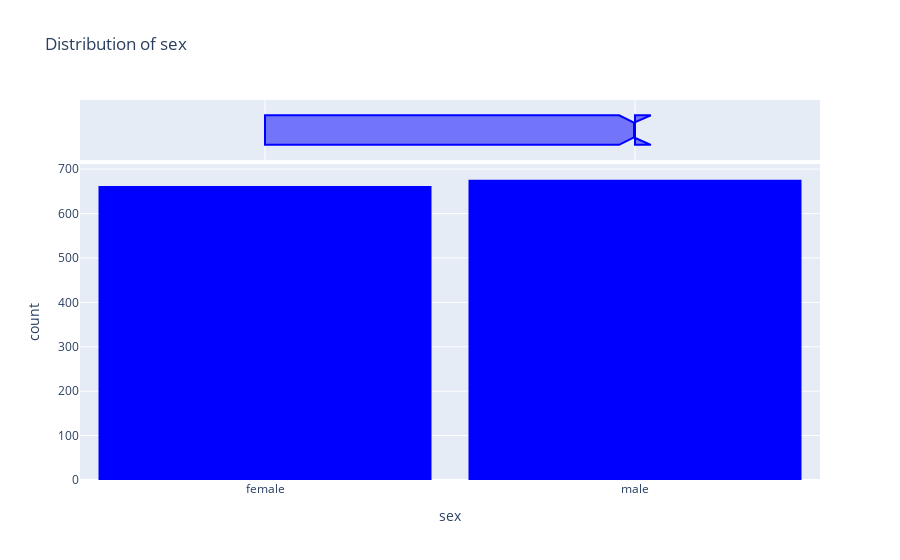

Notebook code for this chart:
### Code cell
fig=px.histogram(medical_df,
                x='sex',
                marginal='box',
                color_discrete_sequence=['blue'],
                title='Distribution of sex')
fig.update_layout(bargap=0.1)
fig.show()

### Figure 1 — Plotly figure (JSON) as saved in the notebook; plotly's stock layout.template omitted (floating-point values rounded to 4 significant figures; data arrays with more than 128 entries replaced by an {"elided": "..."} marker saying what was removed)
{"data": [{"alignmentgroup": "True", "bingroup": "x", "hovertemplate": "sex=%{x}<br>count=%{y}<extra></extra>", "legendgroup": "", "marker": {"color": "blue", "pattern": {"shape": ""}}, "name": "", "offsetgroup": "", "orientation": "v", "showlegend": false, "type": "histogram", "x": {"elided": "1338 str values"}, "xaxis": "x", "yaxis": "y"}, {"alignmentgroup": "True", "hovertemplate": "sex=%{x}<extra></extra>", "legendgroup": "", "marker": {"color": "blue"}, "name": "", "notched": true, "offsetgroup": "", "showlegend": false, "type": "box", "x": {"elided": "1338 str values"}, "xaxis": "x2", "yaxis": "y2"}], "layout": {"autosize": true, "bargap": 0.1, "barmode": "relative", "legend": {"tracegroupgap": 0}, "title": {"text": "Distribution of sex"}, "xaxis": {"anchor": "y", "autorange": true, "domain": [0, 1], "range": [-0.5, 1.5], "title": {"text": "sex"}, "type": "category"}, "xaxis2": {"anchor": "y2", "autorange": true, "domain": [0, 1], "matches": "x", "range": [-0.5, 1.5], "showgrid": true, "showticklabels": false, "type": "category"}, "yaxis": {"anchor": "x", "autorange": true, "domain": [0, 0.8316], "range": [0, 711.6], "title": {"text": "count"}}, "yaxis2": {"anchor": "x2", "autorange": true, "domain": [0.8416, 1], "matches": "y2", "range": [-0.5, 0.5], "showgrid": false, "showline": false, "showticklabels": false, "ticks": "", "type": "category"}}}
